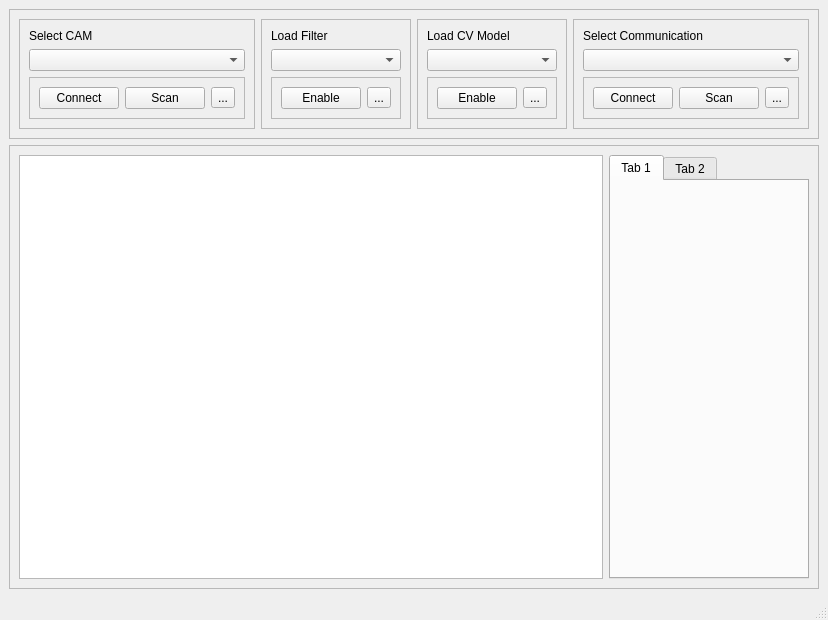
<?xml version="1.0" encoding="UTF-8"?>
<ui version="4.0">
 <class>MainWindow</class>
 <widget class="QMainWindow" name="MainWindow">
  <property name="geometry">
   <rect>
    <x>0</x>
    <y>0</y>
    <width>800</width>
    <height>620</height>
   </rect>
  </property>
  <property name="windowTitle">
   <string>MainWindow</string>
  </property>
  <widget class="QWidget" name="centralwidget">
   <layout class="QVBoxLayout" name="verticalLayout_5">
    <item>
     <widget class="QFrame" name="frame_5">
      <property name="frameShape">
       <enum>QFrame::Shape::StyledPanel</enum>
      </property>
      <property name="frameShadow">
       <enum>QFrame::Shadow::Raised</enum>
      </property>
      <layout class="QHBoxLayout" name="horizontalLayout_2">
       <item>
        <widget class="QFrame" name="frame">
         <property name="frameShape">
          <enum>QFrame::Shape::StyledPanel</enum>
         </property>
         <property name="frameShadow">
          <enum>QFrame::Shadow::Raised</enum>
         </property>
         <layout class="QVBoxLayout" name="verticalLayout">
          <item>
           <widget class="QLabel" name="label">
            <property name="text">
             <string>Select CAM</string>
            </property>
           </widget>
          </item>
          <item>
           <widget class="QComboBox" name="comboBox"/>
          </item>
          <item>
           <widget class="QFrame" name="frame_7">
            <property name="frameShape">
             <enum>QFrame::Shape::StyledPanel</enum>
            </property>
            <property name="frameShadow">
             <enum>QFrame::Shadow::Raised</enum>
            </property>
            <layout class="QHBoxLayout" name="horizontalLayout">
             <item>
              <widget class="QPushButton" name="pushButton">
               <property name="text">
                <string>Connect</string>
               </property>
              </widget>
             </item>
             <item>
              <widget class="QPushButton" name="pushButton_5">
               <property name="text">
                <string>Scan</string>
               </property>
              </widget>
             </item>
             <item>
              <widget class="QToolButton" name="toolButton_2">
               <property name="text">
                <string>...</string>
               </property>
              </widget>
             </item>
            </layout>
           </widget>
          </item>
         </layout>
        </widget>
       </item>
       <item>
        <widget class="QFrame" name="frame_2">
         <property name="frameShape">
          <enum>QFrame::Shape::StyledPanel</enum>
         </property>
         <property name="frameShadow">
          <enum>QFrame::Shadow::Raised</enum>
         </property>
         <layout class="QVBoxLayout" name="verticalLayout_2">
          <item>
           <widget class="QLabel" name="label_2">
            <property name="text">
             <string>Load Filter</string>
            </property>
           </widget>
          </item>
          <item>
           <widget class="QComboBox" name="comboBox_2"/>
          </item>
          <item>
           <widget class="QFrame" name="frame_8">
            <property name="frameShape">
             <enum>QFrame::Shape::StyledPanel</enum>
            </property>
            <property name="frameShadow">
             <enum>QFrame::Shadow::Raised</enum>
            </property>
            <layout class="QHBoxLayout" name="horizontalLayout_3">
             <item>
              <widget class="QPushButton" name="pushButton_2">
               <property name="text">
                <string>Enable</string>
               </property>
              </widget>
             </item>
             <item>
              <widget class="QToolButton" name="toolButton">
               <property name="text">
                <string>...</string>
               </property>
              </widget>
             </item>
            </layout>
           </widget>
          </item>
         </layout>
        </widget>
       </item>
       <item>
        <widget class="QFrame" name="frame_3">
         <property name="frameShape">
          <enum>QFrame::Shape::StyledPanel</enum>
         </property>
         <property name="frameShadow">
          <enum>QFrame::Shadow::Raised</enum>
         </property>
         <layout class="QVBoxLayout" name="verticalLayout_3">
          <item>
           <widget class="QLabel" name="label_3">
            <property name="text">
             <string>Load CV Model</string>
            </property>
           </widget>
          </item>
          <item>
           <widget class="QComboBox" name="comboBox_3"/>
          </item>
          <item>
           <widget class="QFrame" name="frame_10">
            <property name="frameShape">
             <enum>QFrame::Shape::StyledPanel</enum>
            </property>
            <property name="frameShadow">
             <enum>QFrame::Shadow::Raised</enum>
            </property>
            <layout class="QHBoxLayout" name="horizontalLayout_5">
             <item>
              <widget class="QPushButton" name="pushButton_6">
               <property name="text">
                <string>Enable</string>
               </property>
              </widget>
             </item>
             <item>
              <widget class="QToolButton" name="toolButton_4">
               <property name="text">
                <string>...</string>
               </property>
              </widget>
             </item>
            </layout>
           </widget>
          </item>
         </layout>
        </widget>
       </item>
       <item>
        <widget class="QFrame" name="frame_4">
         <property name="frameShape">
          <enum>QFrame::Shape::StyledPanel</enum>
         </property>
         <property name="frameShadow">
          <enum>QFrame::Shadow::Raised</enum>
         </property>
         <layout class="QVBoxLayout" name="verticalLayout_4">
          <item>
           <widget class="QLabel" name="label_4">
            <property name="text">
             <string>Select Communication</string>
            </property>
           </widget>
          </item>
          <item>
           <widget class="QComboBox" name="comboBox_4"/>
          </item>
          <item>
           <widget class="QFrame" name="frame_9">
            <property name="frameShape">
             <enum>QFrame::Shape::StyledPanel</enum>
            </property>
            <property name="frameShadow">
             <enum>QFrame::Shadow::Raised</enum>
            </property>
            <layout class="QHBoxLayout" name="horizontalLayout_4">
             <item>
              <widget class="QPushButton" name="pushButton_3">
               <property name="text">
                <string>Connect</string>
               </property>
              </widget>
             </item>
             <item>
              <widget class="QPushButton" name="pushButton_4">
               <property name="text">
                <string>Scan</string>
               </property>
              </widget>
             </item>
             <item>
              <widget class="QToolButton" name="toolButton_3">
               <property name="text">
                <string>...</string>
               </property>
              </widget>
             </item>
            </layout>
           </widget>
          </item>
         </layout>
        </widget>
       </item>
      </layout>
     </widget>
    </item>
    <item>
     <widget class="QFrame" name="frame_6">
      <property name="frameShape">
       <enum>QFrame::Shape::StyledPanel</enum>
      </property>
      <property name="frameShadow">
       <enum>QFrame::Shadow::Raised</enum>
      </property>
      <layout class="QGridLayout" name="gridLayout">
       <item row="1" column="0">
        <widget class="QGraphicsView" name="camView"/>
       </item>
       <item row="1" column="1">
        <widget class="QTabWidget" name="parameters">
         <property name="maximumSize">
          <size>
           <width>200</width>
           <height>1000</height>
          </size>
         </property>
         <property name="currentIndex">
          <number>0</number>
         </property>
         <widget class="QWidget" name="camTab">
          <attribute name="title">
           <string>Tab 1</string>
          </attribute>
         </widget>
         <widget class="QWidget" name="filterTab">
          <attribute name="title">
           <string>Tab 2</string>
          </attribute>
         </widget>
        </widget>
       </item>
      </layout>
     </widget>
    </item>
   </layout>
  </widget>
  <widget class="QMenuBar" name="menubar">
   <property name="geometry">
    <rect>
     <x>0</x>
     <y>0</y>
     <width>800</width>
     <height>33</height>
    </rect>
   </property>
  </widget>
  <widget class="QStatusBar" name="statusbar"/>
 </widget>
 <resources/>
 <connections/>
</ui>
